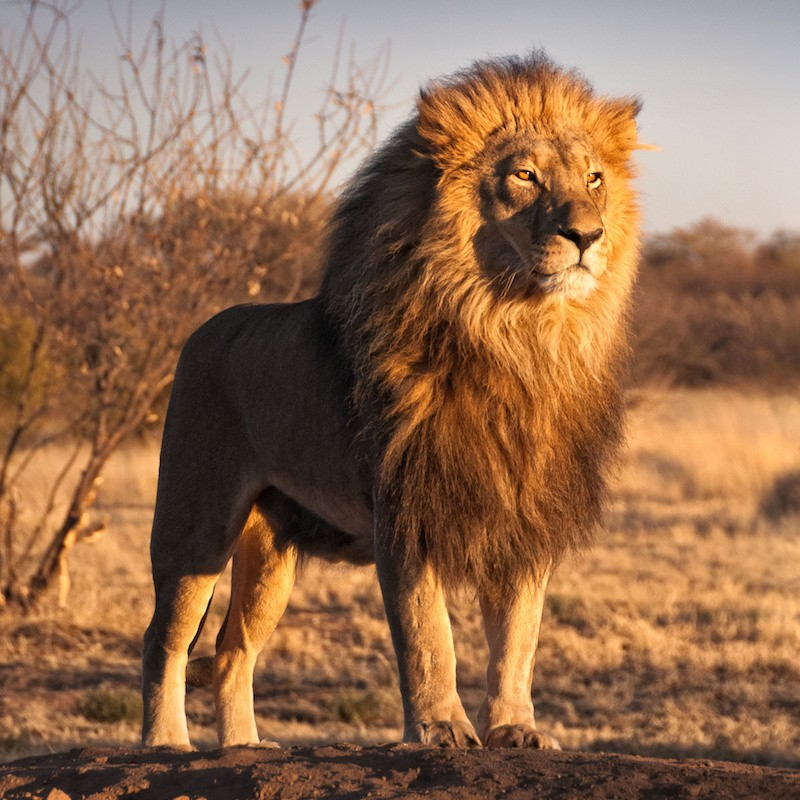
#> input picture group-1010476-main/monet_maker/etape_4/lion.jpg, 800 x 800 px
$ python -i detect_contours.py   (imports and definitions only)   (older library calls are emulated)
#> lines starting #> are read from the running program, lines starting #| are printed output that depends on the picture
#> further down, picture is the input picture: shape (800, 800, 3); mean B, G, R 82.4, 110.1, 147.4
import cv2
import numpy as np
import sys
import os


def detecter_contours(image, afficher_contours=True):
    # Conversion en niveaux de gris
#> called with afficher_contours = True
    gray = cv2.cvtColor(image, cv2.COLOR_BGR2GRAY)
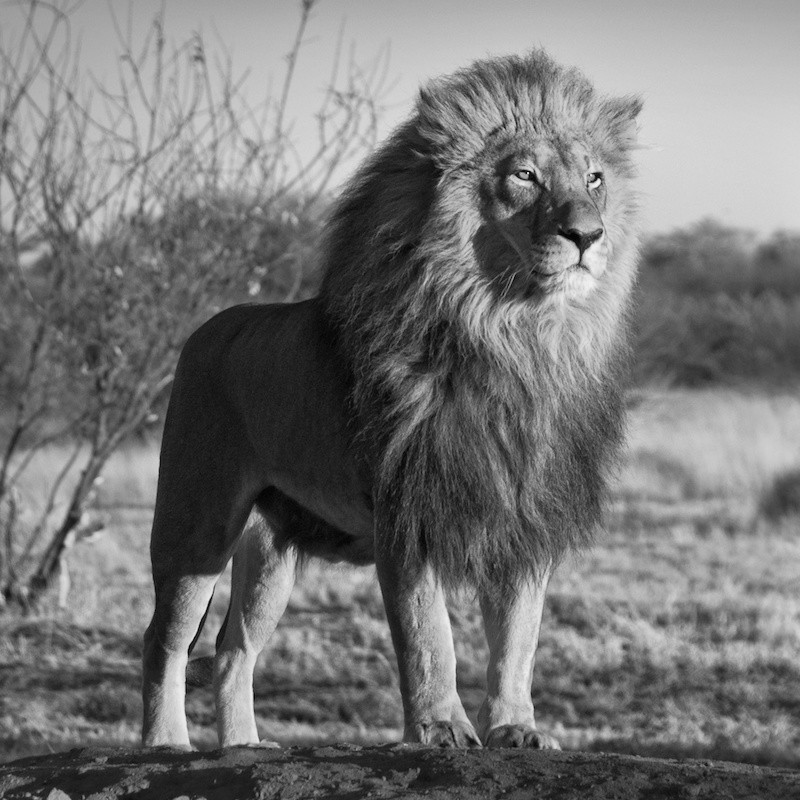
#> gray: shape (800, 800); min 1, max 244, mean 118.1

    # Réduction du bruit avec un flou gaussien
    blurred = cv2.GaussianBlur(gray, (5, 5), 0)

    # Calcul des gradients d'intensité
    gradient_x = cv2.Sobel(blurred, cv2.CV_64F, 1, 0, ksize=3)
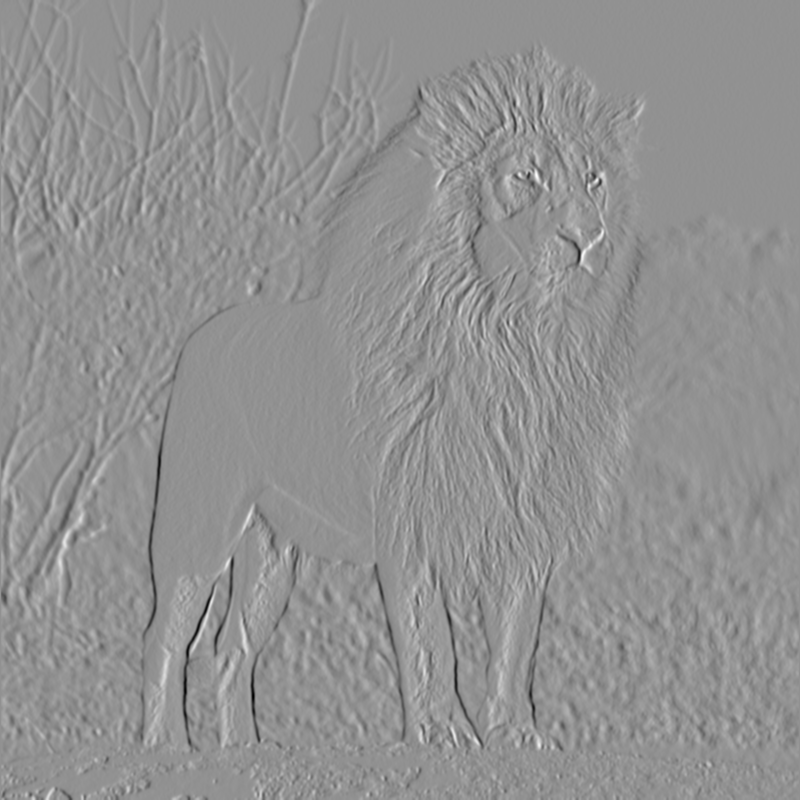
#> gradient_x: shape (800, 800) float64; min -490, max 367, mean 0.3; drawn with min black and max white
    gradient_y = cv2.Sobel(blurred, cv2.CV_64F, 0, 1, ksize=3)
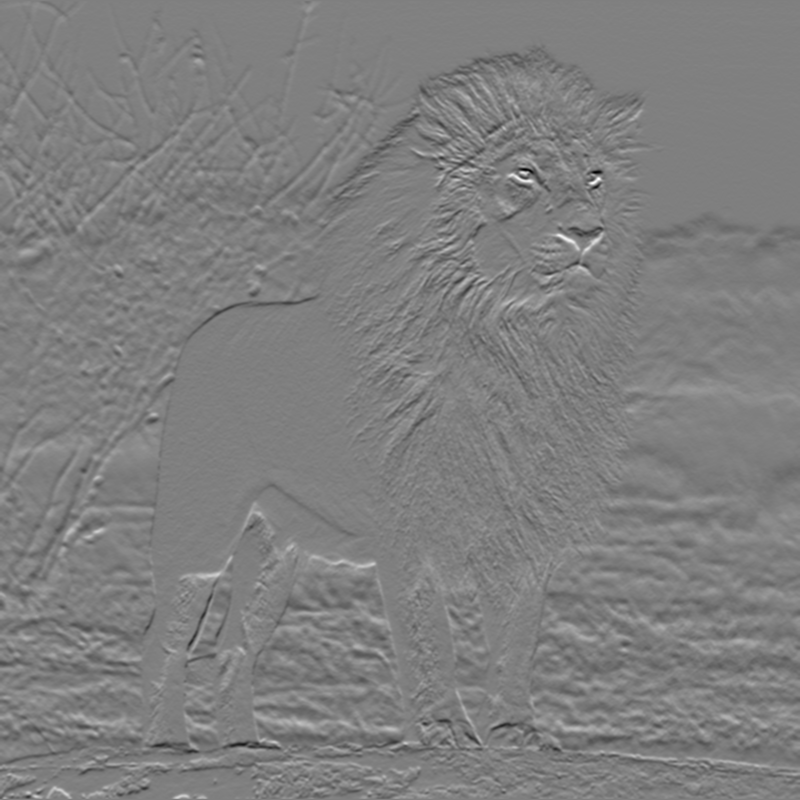
#> gradient_y: shape (800, 800) float64; min -390, max 390, mean -1; drawn with min black and max white
    gradient_magnitude = np.sqrt(gradient_x**2 + gradient_y**2)
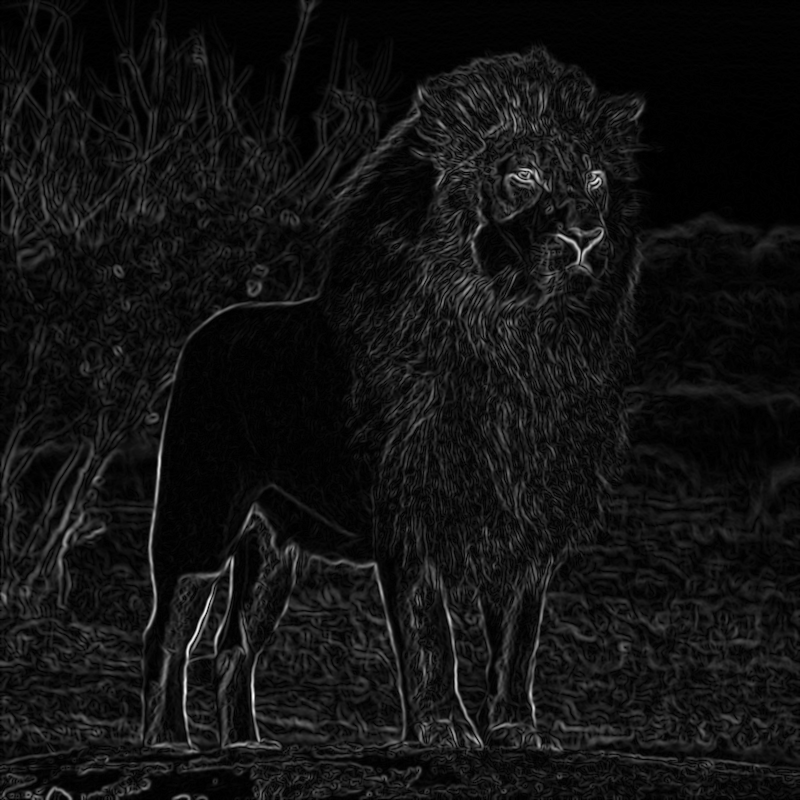
#> gradient_magnitude: shape (800, 800) float64; min 0, max 490.1, mean 36.4; drawn with min black and max white
    gradient_direction = np.arctan2(gradient_y, gradient_x)
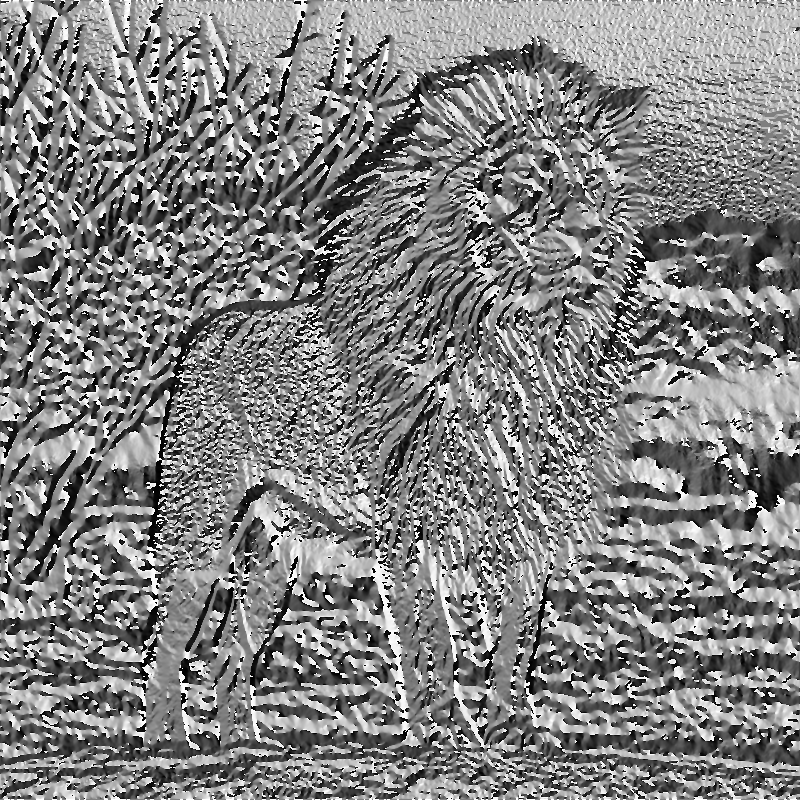
#> gradient_direction: shape (800, 800) float64; min -3.14, max 3.14, mean 0.0649; drawn with min black and max white

    # Définition des seuils d'hystérésis
    mean_gray = np.mean(gray)
#> mean_gray = 118.1
    threshold1 = int(max(0, 0.7 * mean_gray))
#> threshold1 = 82
    threshold2 = int(min(255, 1.3 * mean_gray))
#> threshold2 = 153

    # Appliquer l'algorithme Canny pour détecter les contours
    edges = cv2.Canny(blurred, threshold1, threshold2)
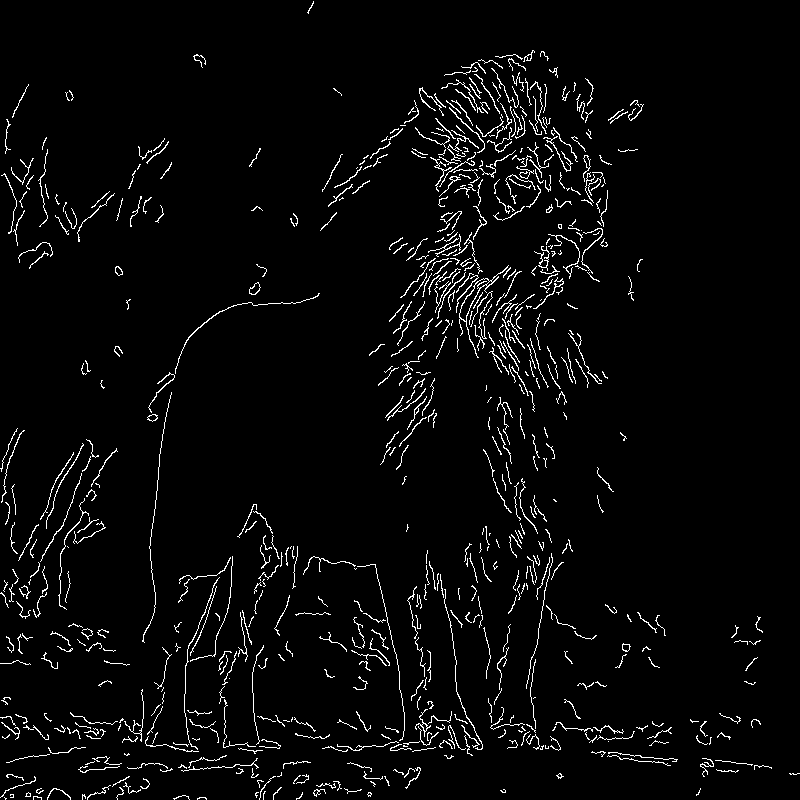
#> edges: shape (800, 800); 3.5% white in thin lines or dots

    # Inverse binary thresholding pour afficher les contours en noir sur un fond blanc
    ret, thresholded = cv2.threshold(edges, 128, 255, cv2.THRESH_BINARY_INV)
#> thresholded: shape (800, 800); 96.5% white; black in thin lines or dots
    return thresholded

>>> import cv2
>>> picture = cv2.imread('lion.jpg')
>>> result = detecter_contours(picture)
